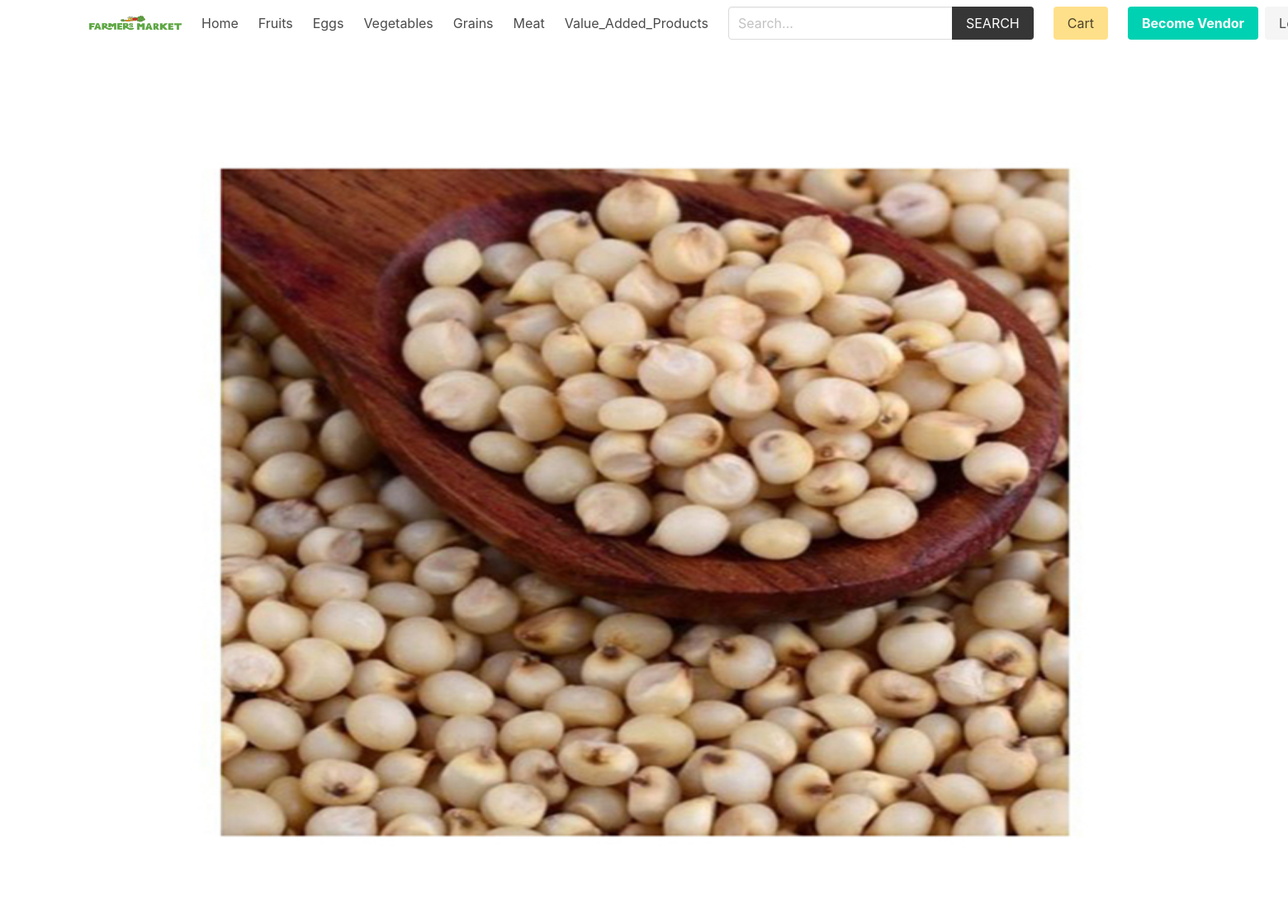
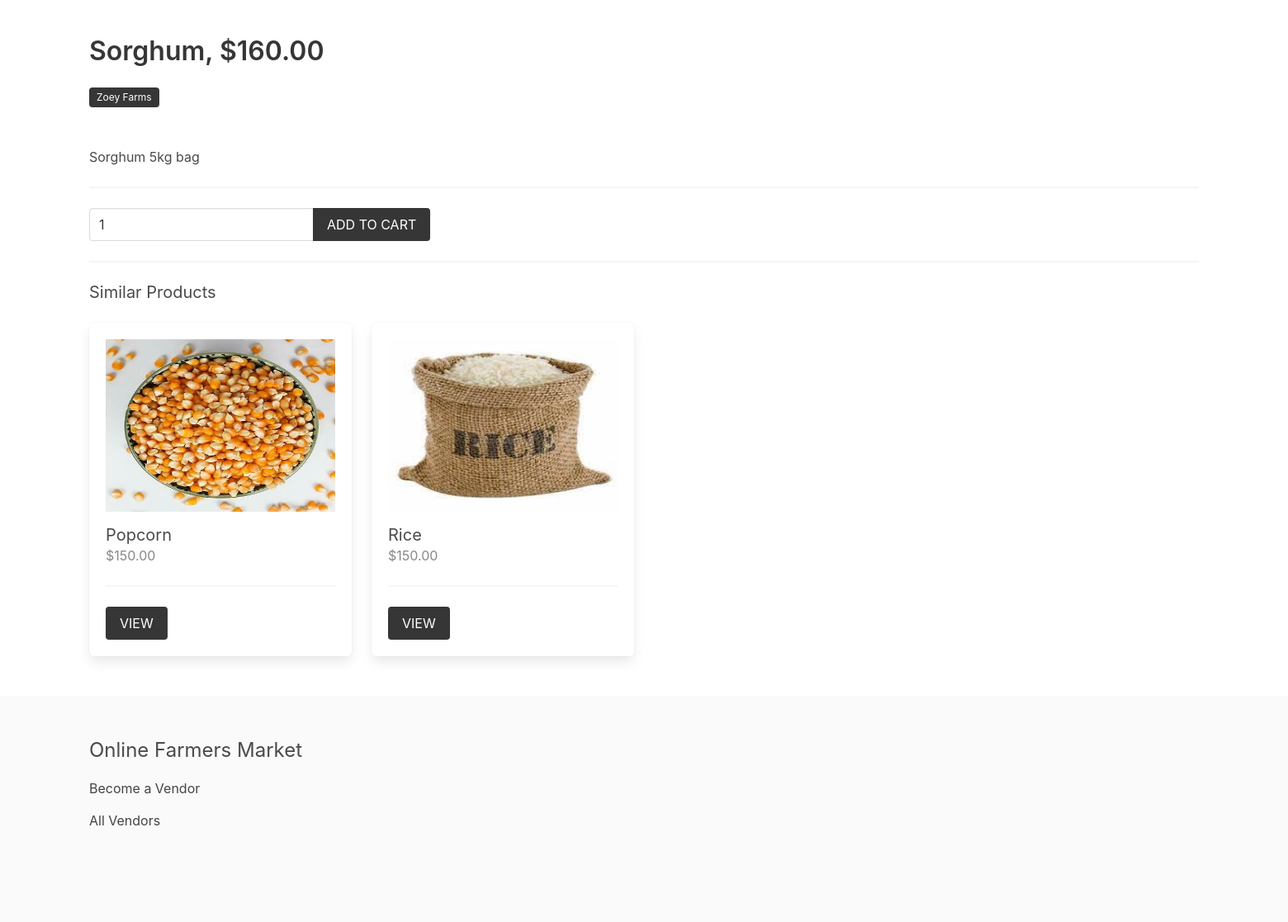
The page /product/Grains/Sorghum/ on the database its author committed (2 pictures, top to bottom).
### product/models.py (models this page shows, shortened)
class Category(models.Model):
    title = models.CharField(max_length=50)
    slug = models.SlugField(max_length=55)
    ordering = models.IntegerField(default=0)
    class Meta:
        ordering = ['ordering']

class Product(models.Model):
    category = models.ForeignKey(Category, related_name='products', on_delete=models.CASCADE)
    vendor = models.ForeignKey(Vendor, related_name="products", on_delete=models.CASCADE)
    title = models.CharField(max_length=50)
    slug = models.SlugField(max_length=55)
    description = models.TextField(blank=True, null=True)
    price = models.DecimalField(max_digits=6, decimal_places=2)
    added_date = models.DateTimeField(auto_now_add=True)
    image = models.ImageField(upload_to='uploads/', blank=True, null=True)
    thumbnail = models.ImageField(upload_to='uploads/', blank=True, null=True) # Change uploads to thumbnails
    class Meta:
        ordering = ['-added_date']
    def get_thumbnail(self):
        if self.thumbnail:
            return self.thumbnail.url

### vendor/models.py (models this page shows, shortened)
class Vendor(models.Model):
    name = models.CharField(max_length=255)
    created_at = models.DateTimeField(auto_now_add=True)
    created_by = models.OneToOneField(User, related_name='vendor', on_delete=models.CASCADE)
    class Meta:
        ordering = ['name']

### product/views.py (the view)
# urls.py: path('<slug:category_slug>/<slug:product_slug>/', views.product, name="product"),
def product(request, category_slug, product_slug):
    cart = Cart(request)
    product = get_object_or_404(Product, category__slug=category_slug, slug=product_slug)
    if request.method == 'POST':
        form = AddToCartForm(request.POST)
        if form.is_valid():
            quantity = form.cleaned_data['quantity']
            cart.add(product_id=product.id, quantity=quantity, update_quantity=False)
            messages.success(request, "The product was added to the cart.")
            return redirect('product:product', category_slug=category_slug, product_slug=product_slug)
    else:
        form = AddToCartForm()
    similar_products = list(product.category.products.exclude(id=product.id))
    if len(similar_products) >= 4:
        similar_products = random.sample(similar_products, 4)
    context = {
        'product': product,
        'similar_products': similar_products,
        'form': form,
    }
    return render(request, 'product/product.html', context)

### product/forms.py
class AddToCartForm(forms.Form):
    quantity = forms.IntegerField()

### cart/cart.py (called while the page is built)
    def __len__(self):
        return sum(item['quantity'] for item in self.cart.values())

### cart/context_processors.py (called while the page is built)
def cart(request):
    return {'cart': Cart(request)}

### product/context_processors.py (called while the page is built)
def menu_categories(request):
    categories = Category.objects.all()
    return {'categories': categories}

### templates/product/product.html (shortened to what this page needs)
{% extends 'core/base.html' %}
{% block content %}
    {% if product.image %}
        <figure class="image is-4by3 mb-6">
            <img src="{{product.image.url}}" alt="{{product.title}}">
        </figure>
    {% endif %}
    <h1 class="title">{{product.title}}, ${{product.price}}</h1>
    <p class="mb-6">
        <span class="tag is-dark">{{ product.vendor.name }}</span>
    </p>
    <p>{{product.description}}</p>
    <hr>
    <form method="post" action="">
        <div class="field has-addons">
            <div class="control">
                <input type="number" name="quantity" value="1" class="input" min="1" id="">
            </div>
            <div class="control">
                <button class="button is-dark is-uppercase">Add to Cart</button>
            </div>
        </div>
    </form>
    {% if similar_products %}
        <hr>
        <div class="columns is-multiline">
            <div class="column is-12">
                <h2 class="subtitle">Similar Products</h2>
            </div>
            {% for product in similar_products %}
                {% include 'product/parts/list_item.html' %}
            {% endfor %}
        </div>
    {% endif %}
{% endblock content %}

### templates/core/base.html (shortened to what this page needs)
{% load static %}
<!DOCTYPE html>
<html lang="en">
<head>
    <link rel="stylesheet" href="https://cdn.jsdelivr.net/npm/bulma@0.9.2/css/bulma.min.css">
    <link rel="stylesheet" href="{% static 'css/main.css' %}">
</head>
<body>
    <div class="container">
        <nav class="navbar" role="navigation" aria-label="main navigation">
            <div class="navbar-brand">
                <a class="navbar-item" href="{% url 'core:home' %}">
                <img width="112" height=97">
                </a>
            </div>
            <div id="navbarBasicExample" class="navbar-menu">
                <div class="navbar-start">
                <a class="navbar-item" href="{% url 'core:home' %}">
                    Home
                </a>
                {% for category in categories %}
                    <a class="navbar-item" href="{% url 'product:category' category.slug %}">
                        {{category.title}}
                    </a>
                {% endfor %}
                </div>
                <div class="navbar-start">
                    <div class="navbar-item">
                        <form method="get" action="{% url 'product:search' %}">
                            <div class="field has-addons">
                                <div class="control">
                                    <input type="search" name="query" id="" class="input" placeholder="Search...">
                                </div>
                                <div class="control">
                                    <button class="button is-dark is-uppercase">Search</button>
                                </div>
                            </div>
                        </form>
                    </div>
                </div>
                <div class="navbar-end">
                <div class="navbar-item">
                    <a href="{% url 'cart:cart' %}" class="button is-warning">Cart {% if cart %}({{cart|length}}){% endif %}</a>
                </div>
                {% if request.user.is_authenticated %}
                <div class="navbar-item has-dropdown is-hoverable">
                    <a class="navbar-link is-capitalized">
                    {{user.vendor.name}}
                    </a>
                    <div class="navbar-dropdown">
                    <a class="navbar-item" href="{% url 'vendor:vendor-admin' %}">
                        Profile
                    </a>
                    <a class="navbar-item" href="{% url 'vendor:edit-vendor' %}">
                        Update Profile
                    </a>
                    <a class="navbar-item" href="{% url 'vendor:add-product' %}">
                        Add Product
                    </a>
                    <hr class="navbar-divider">
                    <a class="navbar-item" href="{% url 'vendor:logout' %}">
                        Logout
                    </a>
                    </div>
                </div>
                {% else %}
                <div class="navbar-item">
                    <div class="buttons">
                        <a class="button is-primary" href="{% url 'vendor:become-vendor' %}">
                            <strong>Become Vendor</strong>
                        </a>
                        <a class="button is-light" href="{% url 'vendor:login' %}">
                            Log in
                        </a>
                    </div>
                </div>
                {% endif %}
                </div>
            </div>
            </nav>
    </div>
    <section class="section">
        <div class="container">
            {% block content %}{% endblock content %}
        </div>
    </section>
    <footer class="footer">
        <div class="container">
            <h3 class="is-size-4 mb-4">Online Farmers Market</h3>
            {% if request.user.is_authenticated %}
                <a href="{% url 'vendor:vendor-admin' %}">Vendor Admin</a>
            {% else %}
                <a href="{% url 'vendor:become-vendor' %}">Become a Vendor</a>
            {% endif %}
            <br>
            <a href="{% url 'vendor:vendors' %}">All Vendors</a>
        </div>
    </footer>
</body>
</html>

### templates/product/parts/list_item.html
<div class="column is-3 product-list-item">
                <div class="box">
                    <figure class="image is-4by3 mb-4">
                        <img src="{{ product.get_thumbnail }}" alt="{{product.title}}">
                    </figure>
                    <h2 class="subtitle">{{product.title}}</h2>
                    <h3 class="price is-size-6 mb-5">${{product.price}}</h3>
                    <hr>
                    <a href="{% url 'product:product' product.category.slug product.slug %}" class="button is-dark is-uppercase">View</a>
                </div>
            </div>

### core/static/css/main.css (style rules this page uses)
.footer a { margin-bottom: 15px; display: inline-block; color: #444; }
.product-list-item .box .subtitle { margin-bottom: 0; }
.product-list-item .box .price { color: #888; }

### rows shown on the page
Category: title "Fruits"
Category: title "Eggs"
Category: title "Vegetables"
Category: title "Grains"
Category: title "Meat"
Category: title "Value_Added_Products"
Product: image (picture), title "Sorghum", price "160.00", vendor.name "Zoey Farms", description "Sorghum 5kg bag"
Product: get_thumbnail (picture), title "Popcorn", price "150.00"
Product: get_thumbnail (picture), title "Rice", price "150.00"
